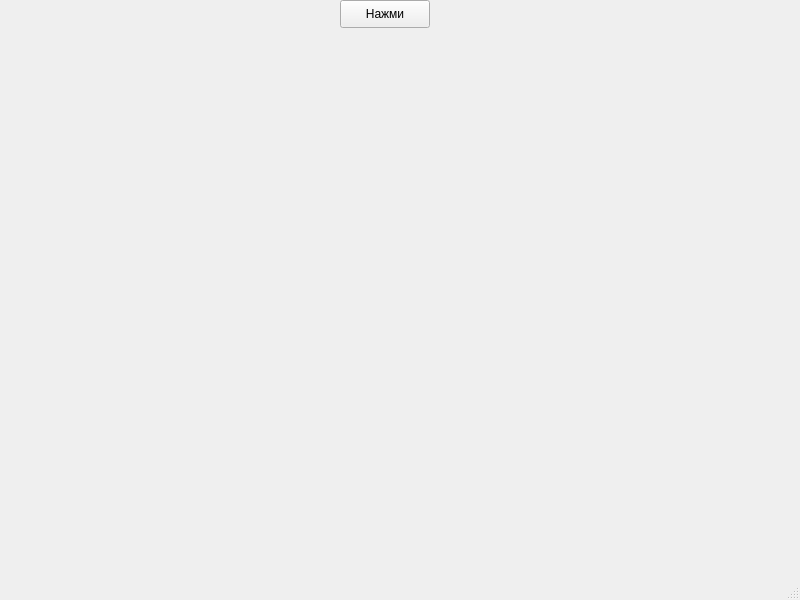
<?xml version="1.0" encoding="UTF-8"?>
<ui version="4.0">
 <class>MainWindow</class>
 <widget class="QMainWindow" name="MainWindow">
  <property name="geometry">
   <rect>
    <x>0</x>
    <y>0</y>
    <width>800</width>
    <height>600</height>
   </rect>
  </property>
  <property name="windowTitle">
   <string>MainWindow</string>
  </property>
  <widget class="QWidget" name="centralwidget">
   <widget class="QPushButton" name="button">
    <property name="geometry">
     <rect>
      <x>340</x>
      <y>0</y>
      <width>90</width>
      <height>28</height>
     </rect>
    </property>
    <property name="text">
     <string>Нажми</string>
    </property>
   </widget>
  </widget>
  <widget class="QMenuBar" name="menubar">
   <property name="geometry">
    <rect>
     <x>0</x>
     <y>0</y>
     <width>800</width>
     <height>20</height>
    </rect>
   </property>
  </widget>
  <widget class="QStatusBar" name="statusbar"/>
 </widget>
 <resources/>
 <connections/>
</ui>
